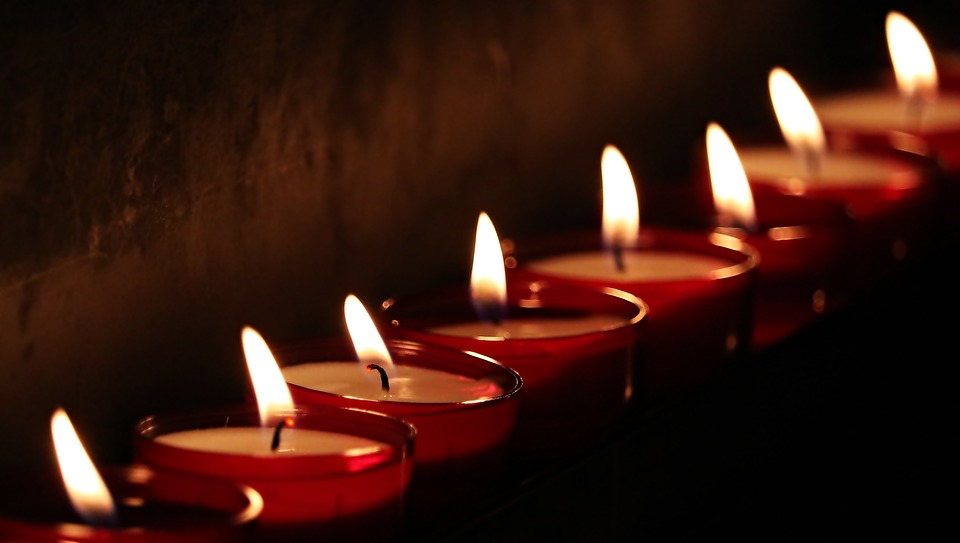
#> input picture labs/week2/data/images/candle.jpg, 960 x 543 px
$ python contrastHistEq.py --filename ../data/images/candle.jpg
#> lines starting #> are read from the running program, lines starting #| are printed output that depends on the picture
# Copyright 2017 BIG VISION LLC ALL RIGHTS RESERVED
#
# This code is made available to the students of
# the online course titled "Computer Vision for Faces"
# by Satya Mallick for personal non-commercial use.
#
# Sharing this code is strictly prohibited without written
# permission from Big Vision LLC.
#
# For licensing and other inquiries, please email
# spmallick@bigvisionllc.com
#

import cv2,argparse
import numpy as np

ap = argparse.ArgumentParser()
ap.add_argument("-f", "--filename")
args = vars(ap.parse_args())

filename = "../data/images/candle.jpg"
if args['filename']:
  filename = args['filename']

img = cv2.imread(filename)
#> img is the input picture: shape (543, 960, 3); mean B, G, R 15.7, 24.6, 56.2

# Convert to YCrCb color space
ycbImage = cv2.cvtColor(img,cv2.COLOR_BGR2YCrCb)
#> ycbImage: shape (543, 960, 3); mean of channels 0, 1, 2 33, 144.5, 118.2

# Split the channels
Ychannel, Cr, Cb = cv2.split(ycbImage)
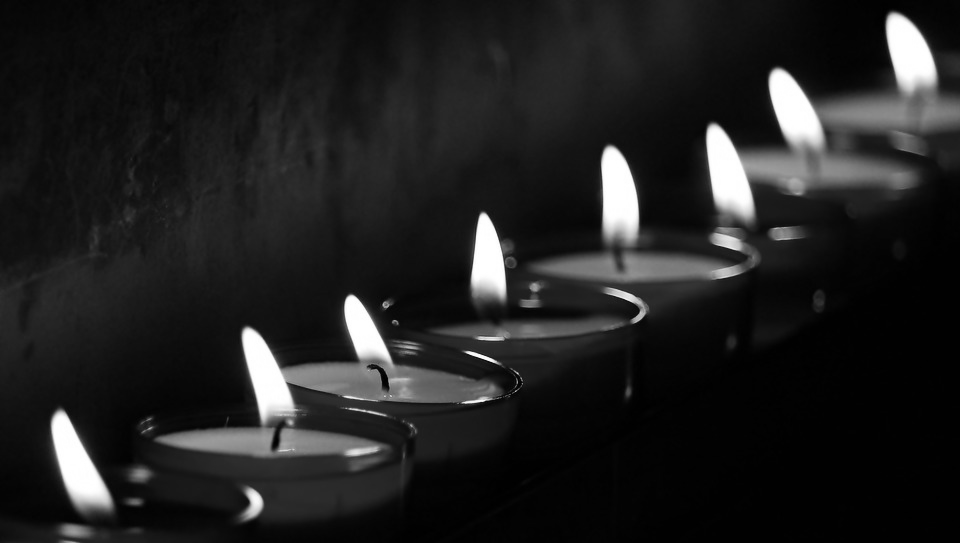
#> Ychannel: shape (543, 960); min 0, max 255, mean 33
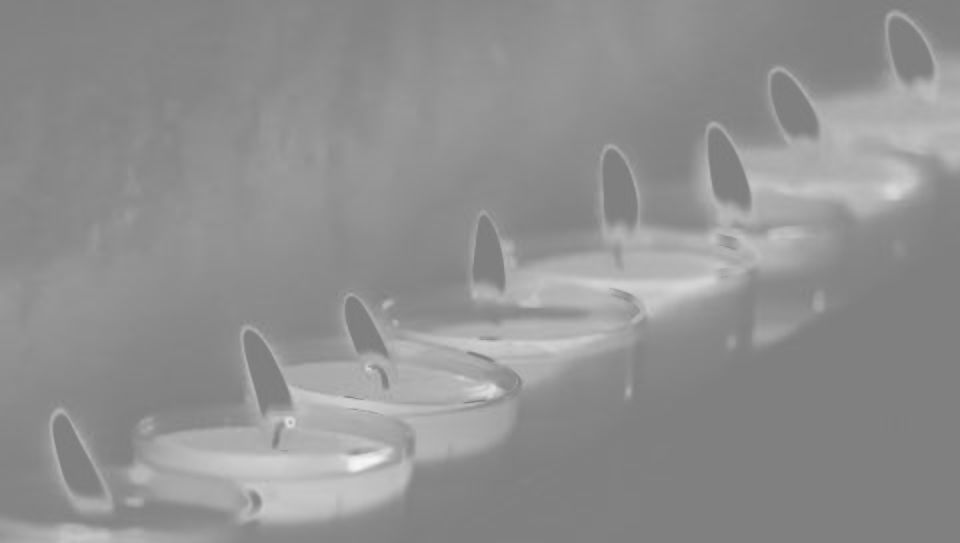
#> Cr: shape (543, 960); min 123, max 246, mean 144.5
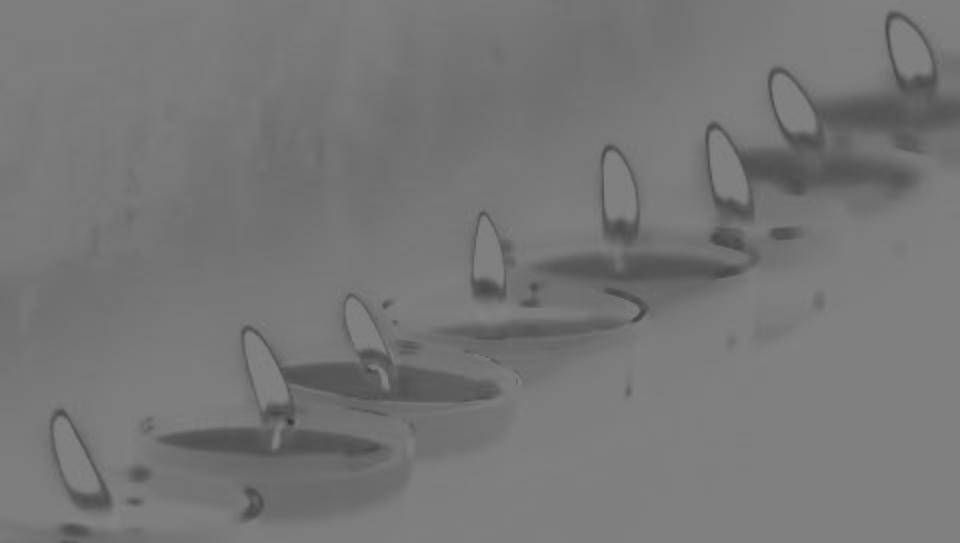
#> Cb: shape (543, 960); min 54, max 131, mean 118.2

# Perform histogram equalization of Y channel
Ychannel = cv2.equalizeHist(Ychannel)
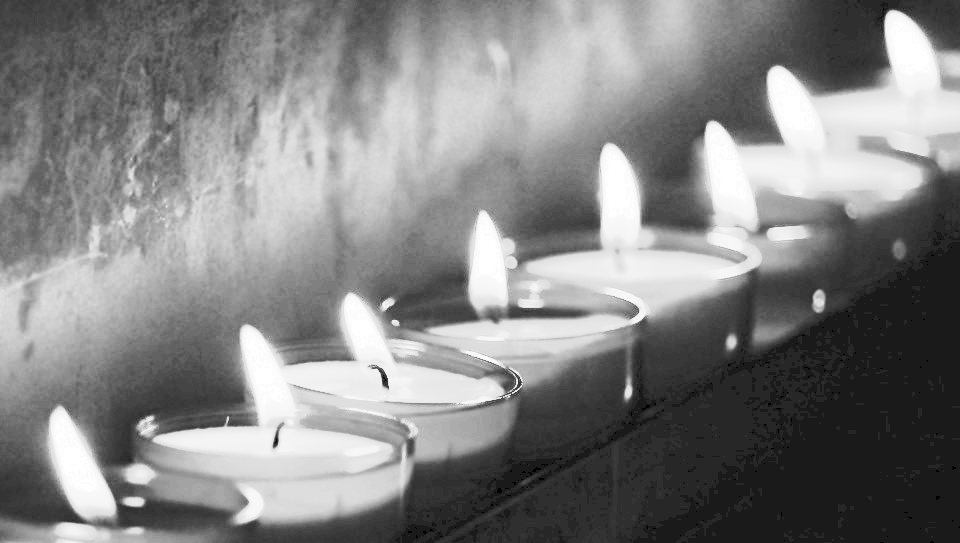
#> Ychannel: shape (543, 960); min 0, max 255, mean 130.8

# Merge the channels and show the output
ycbImage = cv2.merge([Ychannel, Cr, Cb])
#> ycbImage: shape (543, 960, 3); mean of channels 0, 1, 2 130.8, 144.5, 118.2
imcontrast = cv2.cvtColor(ycbImage, cv2.COLOR_YCrCb2BGR)
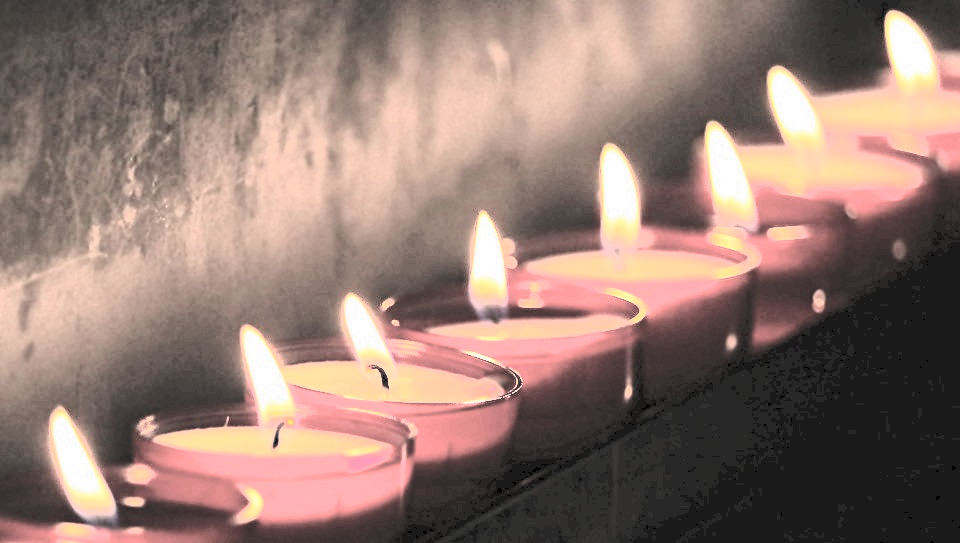
#> imcontrast: shape (543, 960, 3); mean B, G, R 113.4, 122.4, 147.7

combined = np.hstack([img,imcontrast])
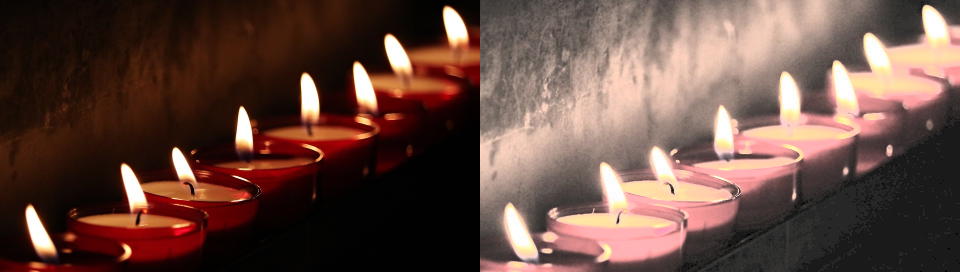
#> combined: shape (543, 1920, 3) (shown at 1/2 size); mean B, G, R 64.5, 73.5, 101.9
cv2.namedWindow("Original Image   --   Contrast enhancement using Histogram Equalization", cv2.WINDOW_AUTOSIZE)
cv2.imshow("Original Image   --   Contrast enhancement using Histogram Equalization", combined)
cv2.waitKey(0)
cv2.destroyAllWindows()
cv2.imwrite("results/contrastHistEq.jpg",imcontrast)
